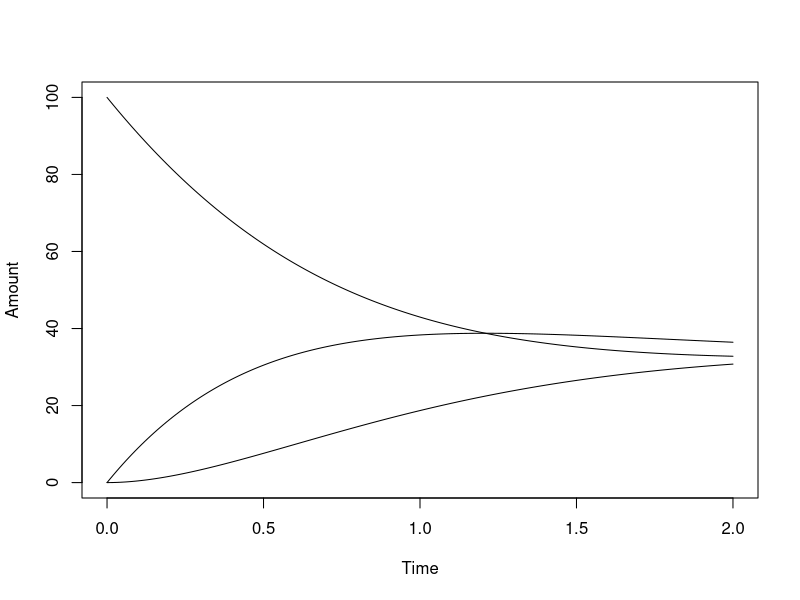

Write the R code that produced this figure.
dat  <- read.table("plot.dat", header=TRUE)
maxx <- max(dat[, 1])
maxy <- max(dat[,-1])
k    <- dim(dat)[2]
plot(c(0, maxx), c(0,maxy), type="n", xlab="Time", ylab="Amount")
for(i in 2:k)
  lines(dat[,1], dat[,i])

